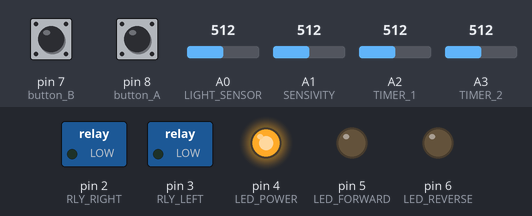
Simulated run of this sketch. Board: Arduino Uno, built with avr-gcc and run on an emulated ATmega328P. Shown: switched loads named in the sketch (green lamp = pin HIGH), output pins drawn as LEDs (lit = HIGH). Dashed ring = blinking. The inputs (shaded band) are chosen by the test bench; at power-on: A0 (LIGHT_SENSOR) = 512, pin 7 (button_B) HIGH, pin 8 (button_A) HIGH, A1 (SENSIVITY) = 512, A2 (TIMER_1) = 512, A3 (TIMER_2) = 512.

Above: at 1.2 s.
1.3 s: A0 (LIGHT_SENSOR) set to 541
At 1.8 s:
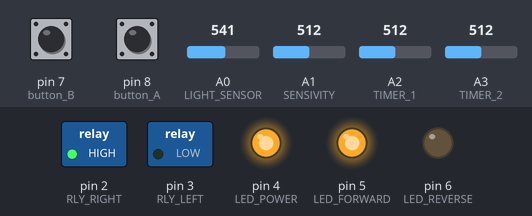
2.8 s: pin 7 (button_B) pulsed LOW 2 times (0.12 s each, 0.3 s apart)
At 3.64 s:
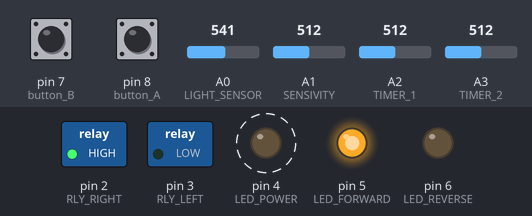
At 17.14 s:
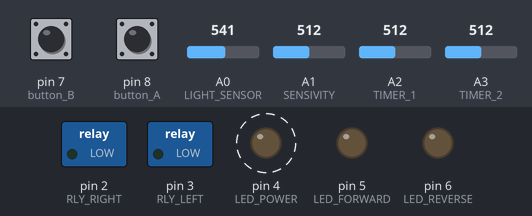
Timing chart, 0 to 18.5 s (numbered marks = the images above; inputs shaded):
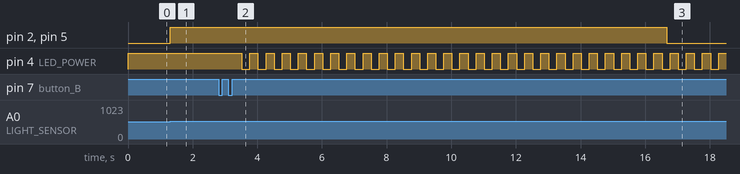

Measured:
- the behaviour switches between 522 and 523 on A0 (LIGHT_SENSOR) (found by bisection; images 0 and 1)
- after the input at 1.3 s, pin 2 (RLY_RIGHT), pin 5 (LED_FORWARD): LOW → HIGH at once
- after the input at 2.8 s, pin 4 (LED_POWER): alternates HIGH for 0.25 s and LOW for 0.25 s, starting after 0.72 s

The sketch:

Chicken_light.ino
```cpp
#include <TimerOne.h>
#include "OneButton.h"

#define RLY_LEFT  3
#define RLY_RIGHT 2
#define LED_POWER 4
#define LED_FORWARD 5
#define LED_REVERSE 6
#define LIGHT_SENSOR 0
#define SENSIVITY 1
#define TIMER_1 2
#define TIMER_2 3
#define BUTTON_A 8
#define BUTTON_B 7

#define TIMER_X 30        // coefficient that sets the maximum delay in seconds

#define HYSTERESIS 10

#define DEBUGGING 0

OneButton button_A(8, true, false);
OneButton button_B(7, true, false);


byte Mode = 0;     // 0 - auto, 1 - manual
byte NewEvent = 0;
byte Function = 0;
unsigned int light_value, sensivity_value, timer1_value, timer2_value, delay_X1, delay_X2, led_count;

void setup() {

pinMode(RLY_LEFT, OUTPUT);       // RELAY LEFT OUTPUT
pinMode(RLY_RIGHT, OUTPUT);      // RELAY RIGHT OUTPUT
pinMode(LED_POWER, OUTPUT);      // LED "POWER" OUTPUT
pinMode(LED_FORWARD, OUTPUT);    // LED "FORWARD" OUTPUT
pinMode(LED_REVERSE, OUTPUT);    // LED "REVERSE" OUTPUT

digitalWrite(LED_POWER, 1);      // Turn ON led "POWER"

button_A.attachClick(single_click_1);
button_B.attachClick(single_click_2);

button_A.attachDoubleClick(double_click_1);
button_B.attachDoubleClick(double_click_2);

Serial.begin(115200);

Timer1.attachInterrupt(timerIsr);
Timer1.initialize(5000);              // us

}

void timerIsr() {

button_A.tick();
button_B.tick();

light_value = analogRead(LIGHT_SENSOR);
sensivity_value = analogRead(SENSIVITY);
timer1_value = analogRead(TIMER_1);
timer2_value = analogRead(TIMER_2);

if (light_value > (sensivity_value+HYSTERESIS)) { NewEvent = 1; }    // High sunlight level, gates open
if (light_value < (sensivity_value-HYSTERESIS)) { NewEvent = 2; }    // Low sunlight level, gates closed

// ........low level...<-.*.->...high level...........

//////////////////////////////////////////

if (DEBUGGING) {
                Serial.print("|   ");
                Serial.print(light_value);     Serial.print("   |   ");
                Serial.print(sensivity_value); Serial.print("   |   ");
                Serial.print(timer1_value);    Serial.print("   |   ");
                Serial.print(timer2_value);  Serial.println("   |   ");
               }

if (Mode == 1) {
                led_count++;
                if (led_count == 50) { led_count = 0;
                                         if (digitalRead(4)==1) {digitalWrite(LED_POWER, 0);}
                                          else {digitalWrite(LED_POWER, 1);}
                                       }

               }

}


void single_click_1() {
                       //Serial.println("click button A");
                      }


void single_click_2() {
                       //Serial.println("click button B");
                      }


void double_click_1() {
                       if (Mode == 0) { Mode = 1; }
                        else {Mode = 0; digitalWrite(LED_POWER, 1);}
                      }

void double_click_2() {
                       if (Mode == 0) { Mode = 1; }
                        else {Mode = 0; digitalWrite(LED_POWER, 1);}
                      }


void loop() {

if (Mode == 0) {
                switch(NewEvent) {
                                  case 1: if(Function == 0)
                                          {
                                           if (DEBUGGING) {Serial.println("|   GATE OPEN   |");}

                                           delay_X1 = timer1_value * TIMER_X;
                                           digitalWrite(RLY_RIGHT, 1);
                                           digitalWrite(LED_FORWARD, 1); delay(delay_X1); digitalWrite(LED_FORWARD, 0);
                                           digitalWrite(RLY_RIGHT, 0);
                                           Function = 1;
                                          }
                                          break;

                                  case 2: if(Function == 1)
                                          {
                                           if (DEBUGGING) {Serial.println("|   GATE CLOSE   |");}

                                           delay_X2 = timer2_value * TIMER_X;
                                           digitalWrite(RLY_LEFT, 1);
                                           digitalWrite(LED_REVERSE, 1); delay(delay_X2); digitalWrite(LED_REVERSE, 0);
                                           digitalWrite(RLY_LEFT, 0);
                                           Function = 0;
                                          }
                                          break;
                                 }
                }

if (Mode == 1) {
                 if (digitalRead(8)==0) {digitalWrite(LED_FORWARD, 1); digitalWrite(RLY_RIGHT, 1);}
                  else {digitalWrite(LED_FORWARD, 0); digitalWrite(RLY_RIGHT, 0);}

                 if (digitalRead(7)==0) {digitalWrite(LED_REVERSE, 1); digitalWrite(RLY_LEFT, 1);}
                  else {digitalWrite(LED_REVERSE, 0); digitalWrite(RLY_LEFT, 0);}
               }


}
```
